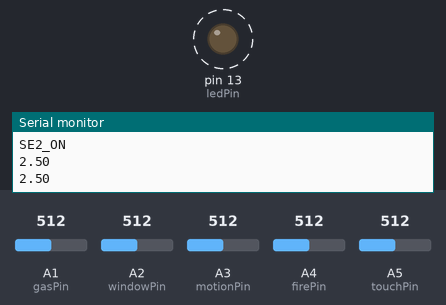
The sketch below on a simulated Arduino Uno, built with avr-gcc and run on an emulated ATmega328P. Shown: output pins drawn as LEDs (lit = HIGH), the last lines printed to the serial monitor. Dashed ring = blinking. Inputs (shaded band) come from the test bench; at power-on: A5 (touchPin) = 512, A1 (gasPin) = 512, A2 (windowPin) = 512, A3 (motionPin) = 512, A4 (firePin) = 512.

Above: at 0.75 s.
1.3 s: A5 (touchPin) set to 216
4.3 s: A5 (touchPin) set to 185
At 4.3 s:
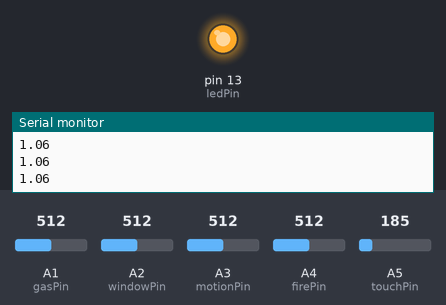
5.8 s: A5 (touchPin) set to 210
At 8.7 s:
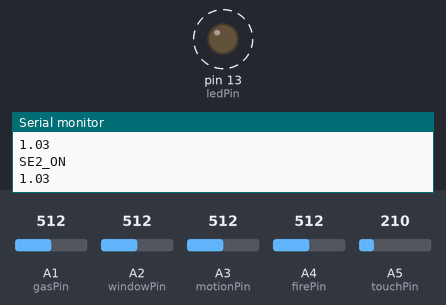
8.8 s: A5 (touchPin) set to 190
At 9.3 s:
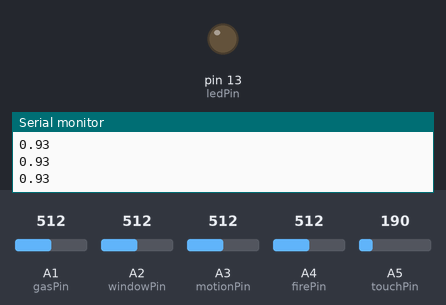
Timing chart, 0 to 11.3 s (numbered marks = the images above; inputs shaded):
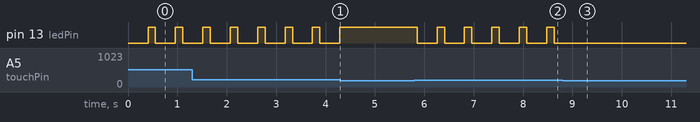

The sketch:

test_touch.ino
```cpp
#define NUM_SENSORS 5
String sensors_status[NUM_SENSORS]={"SE1_OFF", "SE2_OFF", "SE3_OFF", "SE4_OFF", "SE5_OFF"};

int motionPin = A3;    // select the input pin for the motion
int touchPin  = A5;    // select the input pin for the touch
int windowPin = A2;    // select the input pin for the window
int gasPin = A1;    // select the input pin for the gas
int firePin   = A4;    // select the input pin for the fire

int ledPin = 13;      // select the pin for the LED

int motionValue = 0;  // variable to store the value coming from the motion sensor
int touchValue  = 0;  // variable to store the value coming from the touch sensor
int windowValue  = 0;  // variable to store the value coming from the touch sensor
int gasValue  = 0;  // variable to store the value coming from the touch sensor
int fireValue  = 0;  // variable to store the value coming from the touch sensor

int touchTimeout = 0;

int sendCommand = 0; // to send command if only there is a change in sensors
float touchVoltage= 0;

void setup() {
    // declare the ledPin as an OUTPUT:
  pinMode(ledPin, OUTPUT);
  // start serial
  Serial.begin(9600);
}

void loop() {
  // put your main code here, to run repeatedly:
  // read the value from the sensor:
  motionValue = analogRead(motionPin);
  touchValue = analogRead(touchPin);
  windowValue = analogRead(windowPin);
  gasValue = analogRead(gasPin);
  fireValue = analogRead(firePin);


/*********************** Start of Motion Sensor ***********************/
/*  if(motionValue > 200)
  {
    //Serial.println("SE1_ON");
    sensors_status[0] = "SE1_ON";

    // turn the ledPin on
    digitalWrite(ledPin, HIGH);
    delay(50);
  }
  else
  {
     // turn the ledPin off:
     digitalWrite(ledPin, LOW);
     //Serial.println("SE1_OFF");
     sensors_status[0] = "SE1_OFF";
  }*/
 /*********************** End of Motion Sensor ***********************/

/*********************** Start of Touch Sensor ***********************/
       touchVoltage= touchValue * (5.0 / 1023.0);
     Serial.println(touchVoltage);
     //Serial.println("SE2_ON");

  if (touchValue > 200)
  {
    touchTimeout++;
    if(touchTimeout >= 5)
    {
     // turn the ledPin on
     digitalWrite(ledPin, HIGH);
     touchVoltage= touchValue * (5.0 / 1023.0);
     Serial.println(touchVoltage);
     Serial.println("SE2_ON");
     //sensors_status[1] = "SE2_ON";

     touchTimeout = 0;
     delay(50);
    }
    else
    {
      // turn the ledPin off:
      digitalWrite(ledPin, LOW);
      //Serial.println("SE2_OFF");
      //sensors_status[1] = "SE2_OFF";
    }
  }
  else
  {
    touchTimeout = 0;
  }
/*********************** End of Touch Sensor ***********************/

/*********************** Start of Window Sensor ***********************/
/*  if(windowValue > 200)
  {
    //Serial.println("SE3_ON");
    sensors_status[2] = "SE3_ON";

    // turn the ledPin on
    digitalWrite(ledPin, HIGH);
    delay(50);
  }
  else
  {
     // turn the ledPin off:
     digitalWrite(ledPin, LOW);
     //Serial.println("SE3_OFF");
     sensors_status[2] = "SE3_OFF";
  }
 /*********************** End of Window Sensor ***********************/

/*********************** Start of Gas Sensor ***********************/
/*  if(gasValue > 200)
  {
    //sendCommand = 1;
    //Serial.println("SE4_ON");
    sensors_status[3] = "SE4_ON";

    // turn the ledPin on
    digitalWrite(ledPin, HIGH);
    delay(50);
  }
  else
  {
     // turn the ledPin off:
     digitalWrite(ledPin, LOW);
     //Serial.println("SE4_OFF");
     sensors_status[3] = "SE4_OFF";
  }
 /*********************** End of Gas Sensor ***********************/

/*********************** Start of Fire Sensor ***********************/
/*  if(fireValue > 200)
  {
    //sendCommand = 1;
    //Serial.println("SE5_ON");
    sensors_status[4] = "SE5_ON";
    // turn the ledPin on
    digitalWrite(ledPin, HIGH);
    delay(50);
  }
  else
  {
     // turn the ledPin off:
     digitalWrite(ledPin, LOW);
     //Serial.println("SE5_OFF");
     sensors_status[4] = "SE5_OFF";
  }
 /*********************** End of Gas Sensor ***********************/

  //Serial.println(sensors_status[0]);
  //Serial.println(sensors_status[1]);
 // Serial.println(sensors_status[2]);
 // Serial.println(sensors_status[3]);
 // Serial.println(sensors_status[4]);
  delay(100);

}
```

Measured:
- the behaviour switches between 201 and 200 on A5 (touchPin) (found by bisection; images 0 and 1)
- after the input at 4.3 s, pin 13 (ledPin): stops changing and stays HIGH
- after the input at 5.8 s, pin 13 (ledPin): alternates HIGH for 0.15 s and LOW for 0.40 s, starting after 0.05 s
- after the input at 8.8 s, pin 13 (ledPin): stops changing and stays LOW
- by itself, pin 13 (ledPin): alternates HIGH for 0.15 s and LOW for 0.40 s
